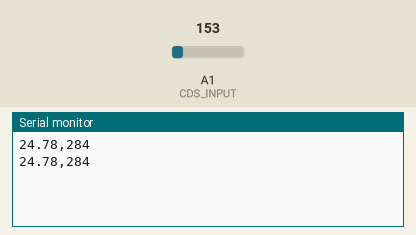
Bench run of a sketch on a simulated Arduino Uno, built with avr-gcc and run on an emulated ATmega328P. On the bench: the last lines printed to the serial monitor. The inputs (shaded band) are chosen by the test bench; at power-on: A1 (CDS_INPUT) = 153.

Above: at 1.2 s.
1.3 s: A1 (CDS_INPUT) set to 165
At 2.6 s:
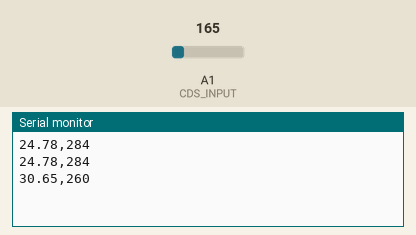
2.8 s: A1 (CDS_INPUT) set to 175
At 3.5 s:
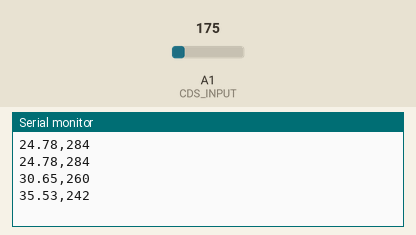
Timing chart, 0 to 5.8 s (numbered marks = the images above; inputs shaded):
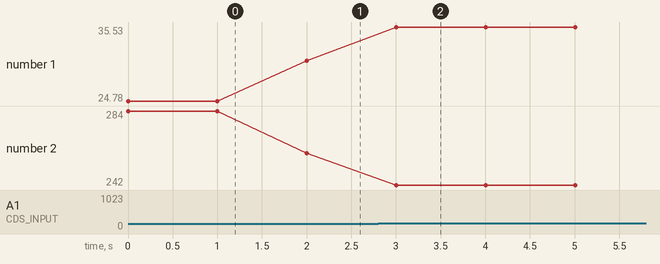

The sketch:

AA04_tmp36_cds.ino
```cpp
//  lux
#define TMP36_INPUT 0
#define CDS_INPUT 1

void setup() {
Serial.begin(9600);
}
void loop() {
  int temp_value = analogRead(CDS_INPUT);
  float voltage = temp_value * 5.0 * 1000;
  voltage /=1023.0;
  float tempC = (voltage -500) / 10;
  int cds_value = analogRead(CDS_INPUT);
  int lux = int(luminosity(cds_value));
  Serial.print(tempC);
  Serial.print(",");
  Serial.println(lux);
  delay(1000);
}

//Voltage to Lux
double luminosity (int RawADC0){
  double Vout=RawADC0*5.0/1023;  // 5/1023 (Vin = 5 V)
  int lux=(2500/Vout-500)/10;
  // lux = 500 / Rldr, Vout = Ildr*Rldr = (5/(10 + Rldr))*Rldr
  return lux;
}
```

Measured:
- after the input at 1.3 s, the serial monitor: prints a new line after 0.70 s (image 1)
- after the input at 2.8 s, the serial monitor: prints a new line after 0.20 s (image 2)
- plotted number 1: 24.78 → 30.65 after the input at 1.3 s, 30.65 → 35.53 after the input at 2.8 s
- plotted number 2: 284 → 260 after the input at 1.3 s, 260 → 242 after the input at 2.8 s
